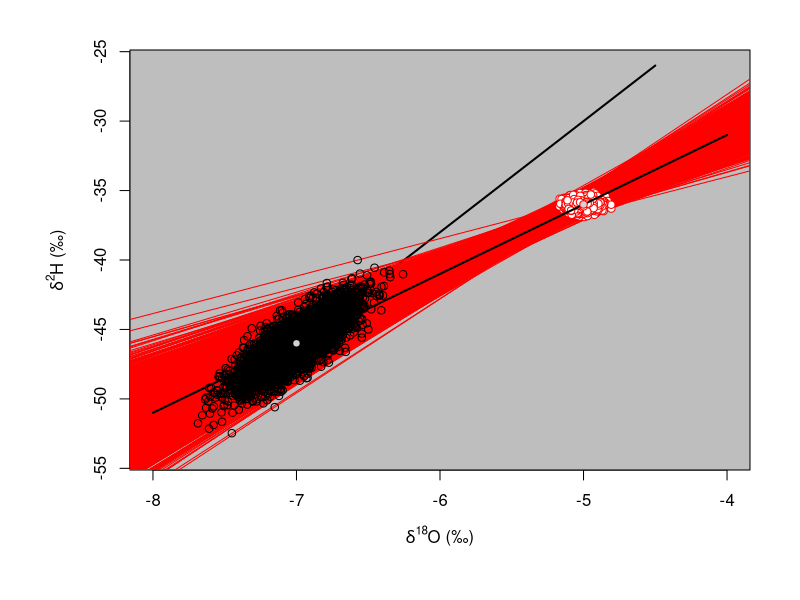
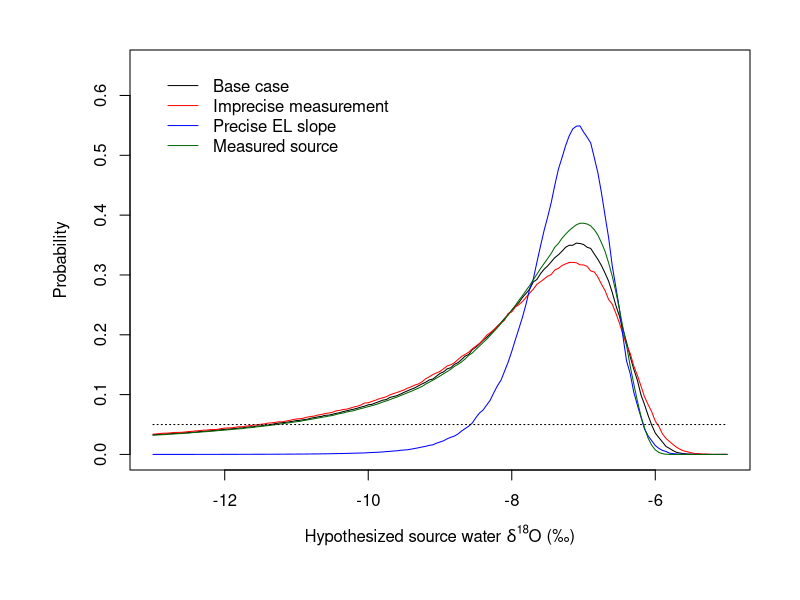
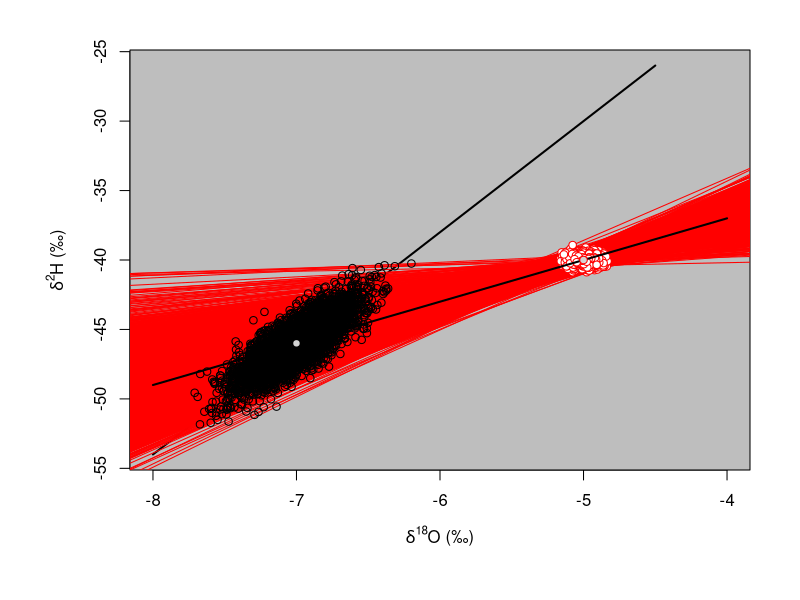
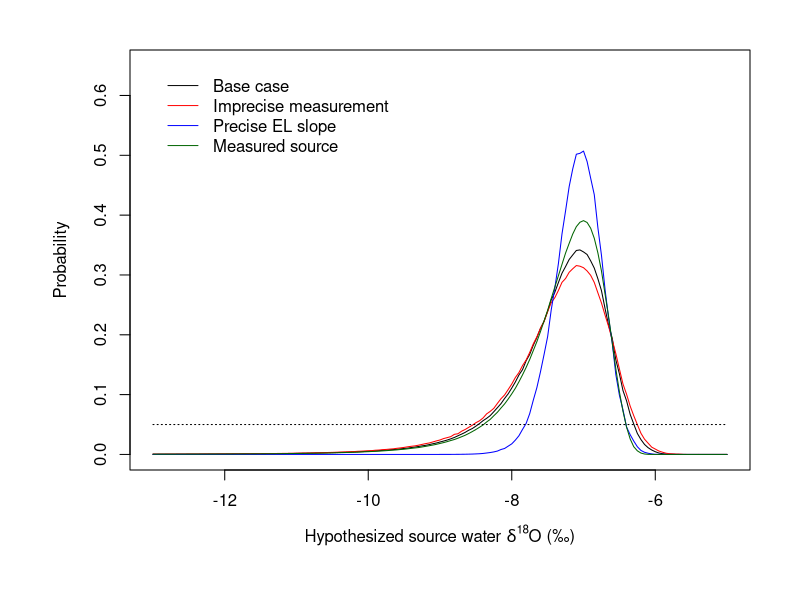
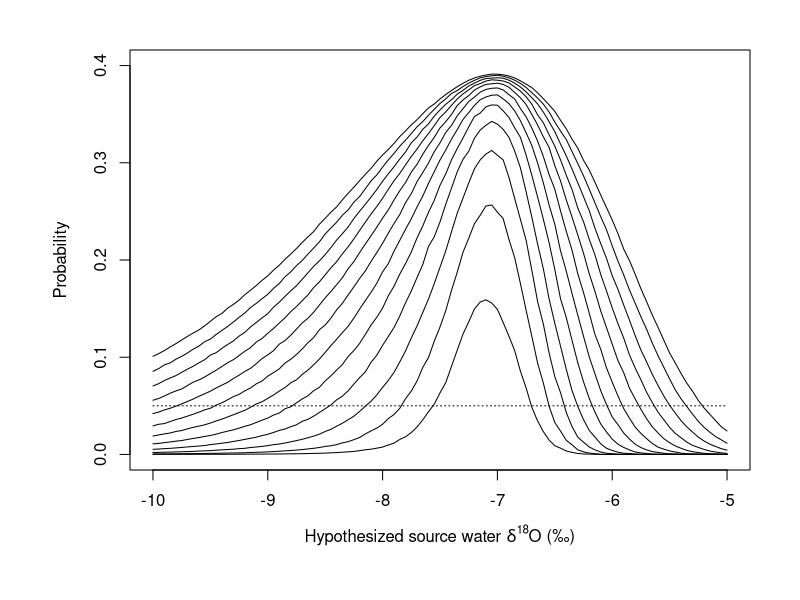
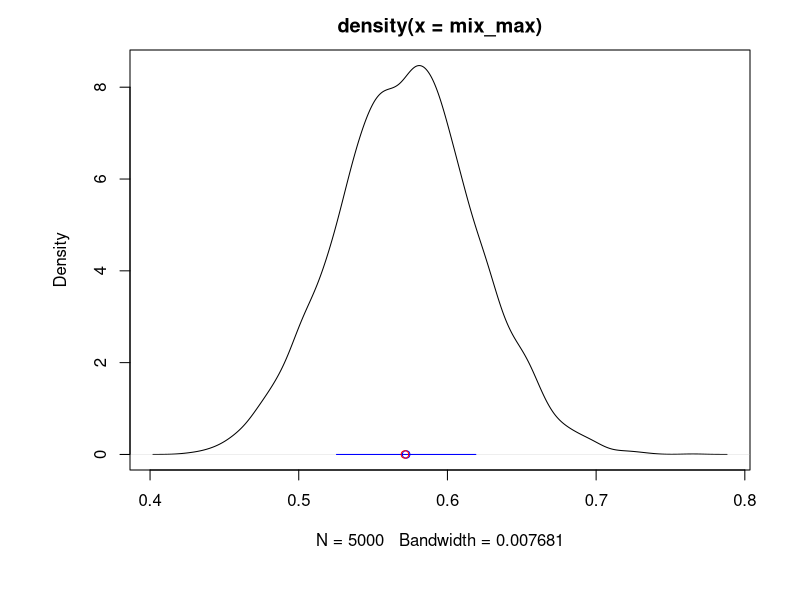
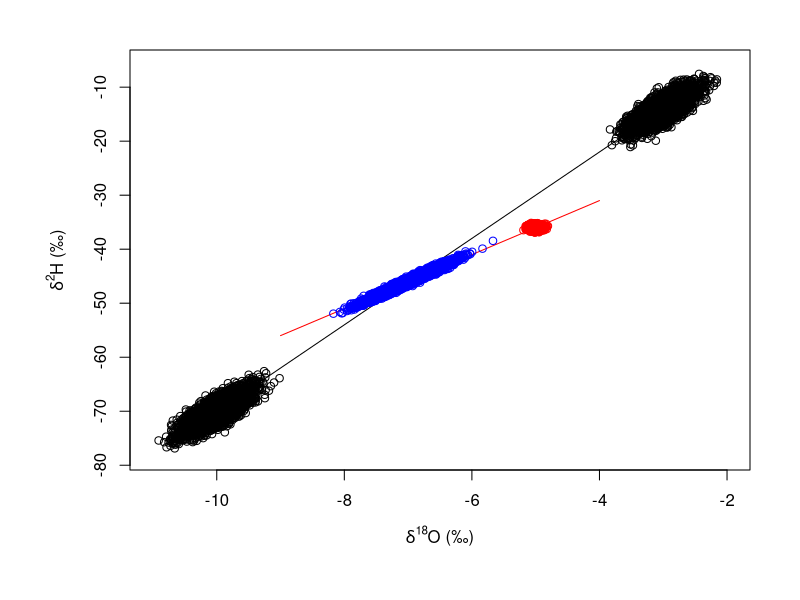

Write R code to recreate these figures, in order.
library(MASS)

sourceprob = function(vars){
  #vars = Hbar_o, Hsig_o, Obar_o, Osig_o, Hbar_h, Hsig_h, Obar_h, Osig_h, HOcorr_h, Sbar_h, Ssig_h, graph
  
  ngens=5000
  
  H_o = rnorm(ngens, vars[1], vars[2])
  O_o = rnorm(ngens, vars[3], vars[4])
  HO_h = mvrnorm(ngens, c(vars[5], vars[7]), 
                 matrix(c(vars[6]^2, vars[9]*vars[6]*vars[8], vars[9]*vars[6]*vars[8], vars[8]^2),2,2))
  S_o = (H_o-HO_h[,1])/(O_o-HO_h[,2])
  
  if(graph){
    par(mai=c(1.3,1.3,0.5,0.5))
    plot(HO_h[,2],HO_h[,1],xlim=c(vars[7]-1, vars[7]+3), ylim=c(vars[5]-8, vars[5]+20), 
        xlab=expression(paste(delta^{18}, "O (\u2030)")),
        ylab=expression(paste(delta^{2}, "H (\u2030)")))
    rect(par("usr")[1], par("usr")[3], par("usr")[2], par("usr")[4], col = "grey")
    lines(c(vars[7]-1, vars[7]+2.5),c(vars[5]-8, vars[5]+20), lw=2)
    mapply(abline, a=H_o-S_o*O_o, b=S_o, col="red")
    points(HO_h[,2],HO_h[,1])
    points(O_o, H_o, pch=21, col="red", bg="white")
    lines(c(vars[7]-1, vars[7]+3),c(vars[5]-1*vars[10], vars[5]+3*vars[10]), col="black", lw=2)
    points(vars[7], vars[5], pch=21, bg="light grey")
    points(vars[3], vars[1], pch=21, col="red", bg="light grey")
  }
  
  Sprob_o = mean(dnorm(S_o, vars[10], vars[11]))
  return(Sprob_o)
}

mixprob = function(vars){
  #vars = 1:Hbar_o, 2:Hsig_o, 3:Obar_o, 4:Osig_o, 5:Hbar_h1, 6:Hsig_h1, 7:Obar_h1, 8:Osig_h1, 9:HOcorr_h1, 
  #10:Hbar_h2, 11:Hsig_h2, 12:Obar_h2, 13:Osig_h2, 14:HOcorr_h2, 15:Sbar_h, 16:Ssig_h, 17:graph
  
  ngens=5000

  H_o = rnorm(ngens, vars[1], vars[2])
  O_o = rnorm(ngens, vars[3], vars[4])
  HO_h1 = mvrnorm(ngens, c(vars[5], vars[7]), 
                matrix(c(vars[6]^2, vars[9]*vars[6]*vars[8], vars[9]*vars[6]*vars[8], vars[8]^2),2,2))
  HO_h2 = mvrnorm(ngens, c(vars[10], vars[12]), 
                matrix(c(vars[11]^2, vars[14]*vars[11]*vars[13], vars[14]*vars[11]*vars[13], vars[13]^2),2,2))

  mix_max = c(1:ngens)
  Hmax_h = c(1:ngens)
  Omax_h = c(1:ngens)
  for (i in 1:ngens){
    mix = seq(0,1,0.005)
    H_h = HO_h1[i,1]*mix + HO_h2[i,1]*(1-mix)
    O_h = HO_h1[i,2]*mix + HO_h2[i,2]*(1-mix)
    S_o = (H_o[i]-H_h)/(O_o[i]-O_h)
    Sprob_o = dnorm(S_o, vars[15], vars[16])
    topprob = which.max(Sprob_o)
    mix_max[i] = mix[topprob]
    Hmax_h[i] = HO_h1[i,1]*mix[topprob] + HO_h2[i,1]*(1-mix[topprob])
    Omax_h[i] = HO_h1[i,2]*mix[topprob] + HO_h2[i,2]*(1-mix[topprob])
  }

  if(graph){
    d = density(mix_max)
    plot(d)
    points(mean(mix_max), 0, col="blue")
    lines(c(mean(mix_max)-sd(mix_max), mean(mix_max)+sd(mix_max)), c(0,0), col="blue")
    m1 = (vars[10]-vars[5])/(vars[12]-vars[7])
    b1 = vars[5] - m1*vars[7]
    m2 = vars[15]
    b2 = vars[1] - m2*vars[3]
    x1 = (b2-b1)/(m1-m2)
    anymix = (vars[12] - x1)/(vars[12] - vars[7])
    points(anymix, 0, col="red")
    
    par(mai=c(1.3,1.3,0.5,0.5))
    plot(HO_h1[,2],HO_h1[,1],xlim=c(min(c(vars[7], vars[12]))-1,max(c(vars[7], vars[12]))+1), 
         ylim=c(min(c(vars[5], vars[10]))-8,max(c(vars[5], vars[10]))+8), 
         xlab=expression(paste(delta^{18}, "O (\u2030)")),
         ylab=expression(paste(delta^{2}, "H (\u2030)")))
    points(HO_h2[,2], HO_h2[,1])
    points(O_o, H_o, col="red")
    lines(c(min(c(vars[7], vars[12])), max(c(vars[7], vars[12]))),c(min(c(vars[5], vars[10])), max(c(vars[5], vars[10]))))
    lines(c(vars[3]-4, vars[3]+1),c(vars[1] - 4*vars[15], vars[1] + 1*vars[15]), col="red")
    points(Omax_h, Hmax_h, col="blue")
  }
  
  reslt = c(mean(mix_max), sd(mix_max), mix_max)
  return(reslt)
}

#--- sensitivity test hypothesized sources for surface-water evaporation case ----

#illustrate case
Obar_h = -7.0
Hbar_h = Obar_h*8+10
Hbar_o = -36.0
Obar_o = -5.0
Hsig_o = 0.25
Osig_o = 0.05
Hsig_h = 1.6
Osig_h = 0.2
HOcorr_h = 0.8
Sbar_h = 5.0
Ssig_h = 1.0
graph = 1

sourceprob(c(Hbar_o, Hsig_o, Obar_o, Osig_o, Hbar_h, Hsig_h, Obar_h, Osig_h, HOcorr_h, Sbar_h, Ssig_h, graph))

#base case
Obar_h = seq(-13, -5, 0.05)
Hbar_h = Obar_h*8+10
prob = c(1:length(Obar_h))
graph = 0

for(i in 1:length(Obar_h)){
  prob[i] = sourceprob(c(Hbar_o, Hsig_o, Obar_o, Osig_o, Hbar_h[i], Hsig_h, Obar_h[i], Osig_h, HOcorr_h, Sbar_h, Ssig_h, graph))
}

plot(Obar_h, prob, type ="l", ylim=c(0,0.65), 
     xlab=expression(paste("Hypothesized source water ",delta^{18}, "O (\u2030)")), ylab="Probability")

#higher measurement uncertainty
Hsig_o = 1.0
Osig_o = 0.1

for(i in 1:length(Obar_h)){
  prob[i] = sourceprob(c(Hbar_o, Hsig_o, Obar_o, Osig_o, Hbar_h[i], Hsig_h, Obar_h[i], Osig_h, HOcorr_h, Sbar_h, Ssig_h))
}

lines(Obar_h, prob, col="red")

#better defined slope
Hsig_o = 0.25
Osig_o = 0.05
Ssig_h = 0.5

for(i in 1:length(Obar_h)){
  prob[i] = sourceprob(c(Hbar_o, Hsig_o, Obar_o, Osig_o, Hbar_h[i], Hsig_h, Obar_h[i], Osig_h, HOcorr_h, Sbar_h, Ssig_h))
}

lines(Obar_h, prob, col="blue")

#measured source
HOcorr_h = 0.0
Hsig_h = Hsig_o
Osig_h = Osig_o
Ssig_h = 1.0

for(i in 1:length(Obar_h)){
  prob[i] = sourceprob(c(Hbar_o, Hsig_o, Obar_o, Osig_o, Hbar_h[i], Hsig_h, Obar_h[i], Osig_h, HOcorr_h, Sbar_h, Ssig_h))
}

lines(Obar_h, prob, col="dark green")

lines(c(min(Obar_h),max(Obar_h)),c(0.05,0.05), lty=3)
legend(-13, 0.65, c("Base case", "Imprecise measurement", "Precise EL slope", "Measured source"), 
       col=c("black", "red", "blue", "dark green"), lty=1, bty="n")

#--- sensitivity test hypothesized sources for soil-water evaporation case ----

#illustrate scenario
Obar_h = -7.0
Hbar_h = Obar_h*8+10
Hbar_o = -40.0
Obar_o = -5.0
Hsig_o = 0.25
Osig_o = 0.05
Hsig_h = 1.6
Osig_h = 0.2
HOcorr_h = 0.8
Sbar_h = 3.0
Ssig_h = 1.0
graph = 1

sourceprob(c(Hbar_o, Hsig_o, Obar_o, Osig_o, Hbar_h, Hsig_h, Obar_h, Osig_h, HOcorr_h, Sbar_h, Ssig_h, graph))

#base case
Obar_h = seq(-13, -5, 0.05)
Hbar_h = Obar_h*8+10
prob = c(1:length(Obar_h))
graph = 0

for(i in 1:length(Obar_h)){
  prob[i] = sourceprob(c(Hbar_o, Hsig_o, Obar_o, Osig_o, Hbar_h[i], Hsig_h, Obar_h[i], Osig_h, HOcorr_h, Sbar_h, Ssig_h, graph))
}

plot(Obar_h, prob, type ="l", ylim=c(0,0.65),
     xlab=expression(paste("Hypothesized source water ",delta^{18}, "O (\u2030)")), ylab="Probability")

#higher measurement uncertainty
Hsig_o = 1.0
Osig_o = 0.1

for(i in 1:length(Obar_h)){
  prob[i] = sourceprob(c(Hbar_o, Hsig_o, Obar_o, Osig_o, Hbar_h[i], Hsig_h, Obar_h[i], Osig_h, HOcorr_h, Sbar_h, Ssig_h))
}

lines(Obar_h, prob, col="red")

#better defined evap slope
Hsig_o = 0.25
Osig_o = 0.05
Ssig_h = 0.5

for(i in 1:length(Obar_h)){
  prob[i] = sourceprob(c(Hbar_o, Hsig_o, Obar_o, Osig_o, Hbar_h[i], Hsig_h, Obar_h[i], Osig_h, HOcorr_h, Sbar_h, Ssig_h))
}

lines(Obar_h, prob, col="blue")

#measured source
HOcorr_h = 0.0
Hsig_h = Hsig_o
Osig_h = Osig_o
Ssig_h = 1.0

for(i in 1:length(Obar_h)){
  prob[i] = sourceprob(c(Hbar_o, Hsig_o, Obar_o, Osig_o, Hbar_h[i], Hsig_h, Obar_h[i], Osig_h, HOcorr_h, Sbar_h, Ssig_h))
}

lines(Obar_h, prob, col="dark green")

lines(c(min(Obar_h),max(Obar_h)),c(0.05,0.05), lty=3)
legend(-13, 0.65, c("Base case", "Imprecise measurement", "Precise EL slope", "Measured source"), 
       col=c("black", "red", "blue", "dark green"), lty=1, bty="n")

#--- sensitivity test evaporation offset for surface-water case ----

Obar_h = seq(-10, -5, 0.05)
Hbar_h = Obar_h*8+10
prob = c(1:length(Obar_h))
Hbar_o = -40.0
Obar_o = -5.0
Hsig_o = 0.25
Osig_o = 0.05
Hsig_h = 1.6
Osig_h = 0.2
HOcorr_h = 0.8
Sbar_h = 3.0
Ssig_h = 1.0
graph = 0

plot(c(min(Obar_h),max(Obar_h)), c(0,0.4), col="white",
     xlab=expression(paste("Hypothesized source water ",delta^{18}, "O (\u2030)")), ylab="Probability")

for(j in 1:12){
  Obar_o = -7+0.5*j
  Hbar_o = -46+0.5*j*3

  for(i in 1:length(Obar_h)){
    prob[i] = sourceprob(c(Hbar_o, Hsig_o, Obar_o, Osig_o, Hbar_h[i], Hsig_h, Obar_h[i], Osig_h, HOcorr_h, Sbar_h, Ssig_h, graph))
  }

  lines(Obar_h, prob)
}

lines(c(min(Obar_h),max(Obar_h)),c(0.05,0.05), lty=3)

#--- test source mixtures implementation ----

Hbar_o = -36.0
Hsig_o = 0.25
Obar_o = -5.0
Osig_o = 0.05
Obar_h1 = -10.0
Hbar_h1 = Obar_h1*8 + 10
Osig_h1 = 0.25
Hsig_h1 = 2.0
HOcorr_h1 = 0.8
Obar_h2 = -3.0
Hbar_h2 = Obar_h2*8 + 10
Osig_h2 = 0.25
Hsig_h2 = 2.0
HOcorr_h2 = 0.8
Sbar_h = 5.0
Ssig_h = 0.5
graph = 1

mix = mixprob(c(Hbar_o, Hsig_o, Obar_o, Osig_o, Hbar_h1, Hsig_h1, Obar_h1, Osig_h1, HOcorr_h1, Hbar_h2, Hsig_h2, 
          Obar_h2, Osig_h2, HOcorr_h2, Sbar_h, Ssig_h, graph))
mix[1]
mix[2]
